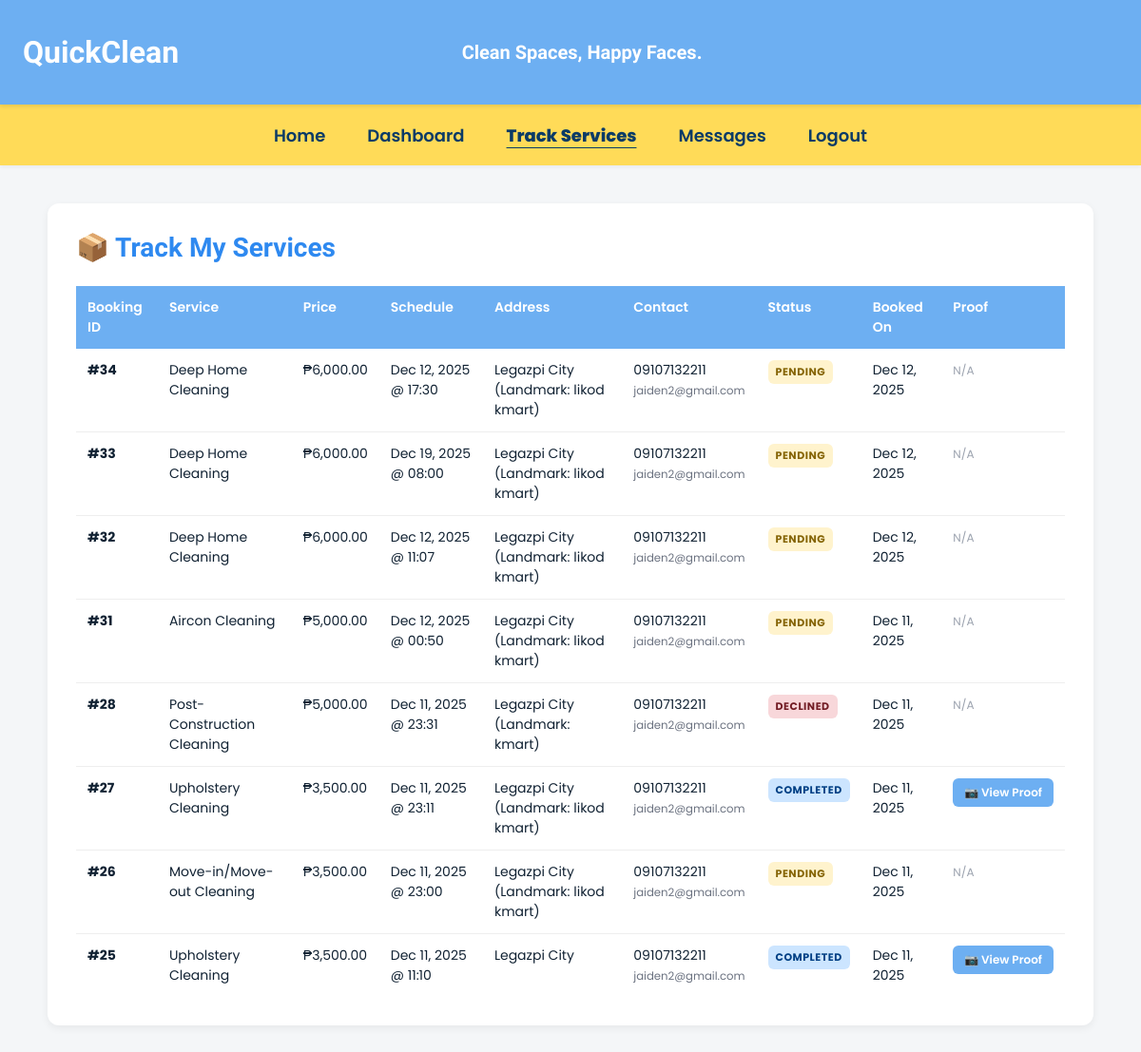
Screenshot of /Customer/tracking.php (signed in) with the database file from the repository.
### tables this page shows
CREATE TABLE `bookings` (
  `booking_id` int(11) NOT NULL,
  `user_id` int(11) NOT NULL,
  `service_id` int(11) NOT NULL,
  `service_name` varchar(100) NOT NULL,
  `price` decimal(10,2) DEFAULT NULL,
  `date` date NOT NULL,
  `time` varchar(50) DEFAULT NULL,
  `extras` text DEFAULT NULL,
  `name` varchar(100) NOT NULL,
  `phone` varchar(20) NOT NULL,
  `email` varchar(100) DEFAULT NULL,
  `address` text NOT NULL,
  `notes` text DEFAULT NULL,
  `status` enum('pending','accepted','declined') DEFAULT 'pending',
  `created_at` timestamp NULL DEFAULT current_timestamp()
);

CREATE TABLE `transactions` (
  `transaction_id` int(11) NOT NULL,
  `booking_id` int(11) NOT NULL,
  `customer_name` varchar(100) NOT NULL,
  `service_name` varchar(100) NOT NULL,
  `date` date NOT NULL,
  `time` varchar(50) DEFAULT NULL,
  `address` text DEFAULT NULL,
  `phone` varchar(20) DEFAULT NULL,
  `email` varchar(100) DEFAULT NULL,
  `status` enum('on the way','completed') DEFAULT 'on the way',
  `action_date` timestamp NULL DEFAULT current_timestamp(),
  `proof_image` varchar(255) DEFAULT NULL,
  `completed_at` timestamp NULL DEFAULT NULL
);

### Customer/tracking.php (the view, shortened to what this page needs)
<?php
$host = "localhost";
$user = "root";
$pass = "";
$db   = "quickclean";
$conn = mysqli_connect($host, $user, $pass, $db);
$user_id = $_SESSION['user_id'];
$stmt = $conn->prepare("SELECT
    b.booking_id,
    b.service_id,
    b.service_name,
    b.price,
    b.date,
    b.time,
    b.status as booking_status,
    b.created_at,
    b.address,
    b.phone,
    b.email,
    b.name as customer_name,
    t.status as transaction_status,
    t.proof_image,
    t.completed_at,
    t.action_date
    FROM bookings b
    LEFT JOIN transactions t ON b.booking_id = t.booking_id
    WHERE b.user_id = ?
    ORDER BY b.created_at DESC");
$stmt->bind_param("i", $user_id);
$stmt->execute();
$bookings = $stmt->get_result();
?>
<!DOCTYPE html>
<html lang="en">
<head>
</head>
<body>
<header class="site-header">
  <div class="header-inner">
    <div class="logo-text">QuickClean</div>
    <div class="tagline">Clean Spaces, Happy Faces.</div>
  </div>
</header>
<nav class="nav-bar">
  <ul class="nav-list">
    <li><a href="customer-home.php" class="nav-link">Home</a></li>
    <li><a href="user_page.php" class="nav-link">Dashboard</a></li>
    <li><a href="tracking.php" class="nav-link active">Track Services</a></li>
    <li><a href="messages.php" class="nav-link">Messages</a></li>
    <li><a href="logout.php" class="nav-link">Logout</a></li>
  </ul>
</nav>
<div class="main-container wrap">
  <h2>📦 Track My Services</h2>
  <?php if($bookings->num_rows > 0): ?>
  <div class="table-container">
    <table>
      <thead>
        <tr>
          <th>Booking ID</th>
          <th>Service</th>
          <th>Price</th>
          <th>Schedule</th>
          <th>Address</th>
          <th>Contact</th>
          <th>Status</th>
          <th>Booked On</th>
          <th>Proof</th>
        </tr>
      </thead>
      <tbody>
        <?php while($b = $bookings->fetch_assoc()):
          $status_display=''; $status_class='';
          if($b['booking_status']=='declined'){
              $status_display='Declined';
              $status_class='status-declined';
          }
          elseif($b['booking_status']=='pending'){
              $status_display='Pending';
              $status_class='status-pending';
          }
          elseif($b['booking_status']=='accepted' && $b['transaction_status']=='completed'){
              $status_display='Completed';
              $status_class='status-completed';
          }
          elseif($b['booking_status']=='accepted' && $b['transaction_status']=='on the way'){
              $status_display='On The Way';
              $status_class='status-ontheway';
          }
          elseif($b['booking_status']=='accepted' && $b['transaction_status']==NULL){
              $status_display='Accepted';
              $status_class='status-accepted';
          }
$image_path = $b['proof_image'];
$corrected_path = '#';
if ($image_path) {
    if (strpos($image_path, 'cleaner/uploads/') !== false) {
        $corrected_path = "../" . $image_path;
    }
    else if (!str_contains($image_path, "/")) {
        $corrected_path = "../cleaner/uploads/" . $image_path;
    }
    else if (strpos($image_path, 'uploads/') === 0) {
        $corrected_path = "../cleaner/" . $image_path;
    }
    else if (strpos($image_path, '../') === 0) {
        $corrected_path = $image_path;
    }
}
        ?>
        <tr>
          <td data-label="Booking ID"><strong>#<?php echo htmlspecialchars($b['booking_id']); ?></strong></td>
          <td data-label="Service"><?php echo htmlspecialchars($b['service_name']); ?></td>
          <td data-label="Price">₱<?php echo number_format($b['price'],2); ?></td>
          <td data-label="Schedule"><?php echo htmlspecialchars(date('M j, Y', strtotime($b['date'])) . ' @ ' . $b['time']); ?></td>
          <td data-label="Address"><?php echo htmlspecialchars(substr($b['address'],0,50)) . (strlen($b['address'])>50?'...':''); ?></td>
          <td data-label="Contact">
              <?php echo htmlspecialchars($b['phone']); ?><br>
              <small style="color:#6b7280;"><?php echo htmlspecialchars($b['email'] ?: ''); ?></small>
          </td>
          <td data-label="Status"><span class="status-badge <?php echo $status_class; ?>"><?php echo $status_display; ?></span></td>
          <td data-label="Booked On"><?php echo htmlspecialchars(date('M j, Y', strtotime($b['created_at']))); ?></td>
          <td data-label="Proof">
            <?php if($b['proof_image'] && $corrected_path != '#'): ?>
            <a href="#" class="btn-proof" onclick="showProof('<?php echo htmlspecialchars($corrected_path); ?>'); return false;">📷 View Proof</a>
            <?php else: ?>
            <span style="color:#9ca3af; font-size:12px;">N/A</span>
            <?php endif; ?>
          </td>
        </tr>
        <?php endwhile; ?>
      </tbody>
    </table>
  </div>
  <?php endif; ?>
</div>
</body>
</html>

### Customer/tracking.php (style rules this page uses)
:root { --brand-blue: #6DAFF2; --nav-yellow: #FFDB58; --text-blue: #2E89F0; --header-height: 110px; --nav-height: 64px; --max-content-width: 1360px; }
* { box-sizing: border-box; }
body { font-family:"Poppins",sans-serif; background:#f4f6f8; margin:0; color:#123; padding-top: calc(var(--header-height) + var(--nav-height)); }
.site-header { background:var(--brand-blue); height:var(--header-height); display:flex; align-items:center; position: fixed; top:0; left:0; width:100%; z-index: 1000; box-shadow: 0 2px 4px rgba(0,0,0,0.1); }
.header-inner { width:100%; max-width:var(--max-content-width); margin:0 auto; display:flex; align-items:center; justify-content:space-between; padding:12px 24px; }
.logo-text { font-family:'Baloo 2'; font-size:32px; color:white; font-weight:800; }
.tagline { font-family:'Baloo 2'; color:#fff; font-weight:600; font-size:20px; flex-grow:1; text-align:center; padding:0 20px; }
.logo-text { min-width: 140px; }
.nav-bar { background: var(--nav-yellow); height: var(--nav-height); display: flex; align-items: center; position: fixed; top: var(--header-height); left: 0; width: 100%; z-index: 999; box-shadow: 0 2px 4px rgba(0,0,0,0.05); }
.nav-list { display:flex; justify-content:center; flex-wrap: wrap; gap: 20px; list-style:none; width:100%; margin:0; padding:0; }
.nav-link { color:#0b3b66; text-decoration:none; font-weight:600; font-size:18px; padding:8px 12px; white-space: nowrap; }
.nav-link.active { text-decoration: underline; text-underline-offset:6px; font-weight:800; }
.main-container { max-width: 1100px; margin: 40px auto; padding: 0 20px; }
.wrap { background:#fff; padding:30px; border-radius:12px; box-shadow:0 3px 8px rgba(0,0,0,0.06); }
h2 { font-family: "Baloo 2"; color: var(--text-blue); margin-top:0; margin-bottom:24px; font-size: 28px; }
.table-container { width: 100%; overflow-x: auto; }
table { width:100%; border-collapse:collapse; table-layout: auto; }
th,td { padding:12px; border-bottom:1px solid #eee; text-align:left; font-size:14px; vertical-align: top; }
th { background:var(--brand-blue); color:white; font-weight:600; border-bottom:none; }
tr:last-child td { border-bottom:none; }
.status-badge { display:inline-block; padding:4px 8px; border-radius:6px; font-size:11px; font-weight:700; text-transform:uppercase; letter-spacing: 0.5px; white-space: nowrap; }
.status-pending { background:#fff3cd; color:#856404; }
.status-declined { background:#f8d7da; color:#721c24; }
.status-completed { background:#cce5ff; color:#004085; }
.btn-proof { display:inline-block; padding:6px 12px; background:var(--brand-blue); color:white; text-decoration:none; border-radius:6px; font-size:12px; font-weight:600; transition: all 0.2s; white-space: nowrap; }

### rows the page displays
bookings: booking_id "34", service_name "Deep Home Cleaning", price "6,000.00", date+time "Dec 12, 2025 @ 17:30", address "Legazpi City (Landmark: likod kmart)", phone "09107132211", email "jaiden2@gmail.com", status "PENDING", created_at "Dec 12, 2025", shows "N/A"
bookings: booking_id "33", service_name "Deep Home Cleaning", price "6,000.00", date+time "Dec 19, 2025 @ 08:00", address "Legazpi City (Landmark: likod kmart)", phone "09107132211", email "jaiden2@gmail.com", status "PENDING", created_at "Dec 12, 2025", shows "N/A"
bookings: booking_id "32", service_name "Deep Home Cleaning", price "6,000.00", date+time "Dec 12, 2025 @ 11:07", address "Legazpi City (Landmark: likod kmart)", phone "09107132211", email "jaiden2@gmail.com", status "PENDING", created_at "Dec 12, 2025", shows "N/A"
bookings: booking_id "31", service_name "Aircon Cleaning", price "5,000.00", date+time "Dec 12, 2025 @ 00:50", address "Legazpi City (Landmark: likod kmart)", phone "09107132211", email "jaiden2@gmail.com", status "PENDING", created_at "Dec 11, 2025", shows "N/A"
bookings: booking_id "28", service_name "Post-Construction Cleaning", price "5,000.00", date+time "Dec 11, 2025 @ 23:31", address "Legazpi City (Landmark: kmart)", phone "09107132211", email "jaiden2@gmail.com", status "DECLINED", created_at "Dec 11, 2025", shows "N/A"
transactions: booking.booking_id "27", booking.service_name "Upholstery Cleaning", booking.price "3,500.00", booking.time "Dec 11, 2025 @ 23:11", booking.address "Legazpi City (Landmark: likod kmart)", booking.phone "09107132211", booking.email "jaiden2@gmail.com", status_display "COMPLETED", booking.created_at "Dec 11, 2025"
bookings: booking_id "26", service_name "Move-in/Move-out Cleaning", price "3,500.00", date+time "Dec 11, 2025 @ 23:00", address "Legazpi City (Landmark: likod kmart)", phone "09107132211", email "jaiden2@gmail.com", status "PENDING", created_at "Dec 11, 2025", shows "N/A"
transactions: booking.booking_id "25", booking.service_name "Upholstery Cleaning", booking.price "3,500.00", booking.time "Dec 11, 2025 @ 11:10", booking.address "Legazpi City", booking.phone "09107132211", booking.email "jaiden2@gmail.com", status_display "COMPLETED", booking.created_at "Dec 11, 2025"
